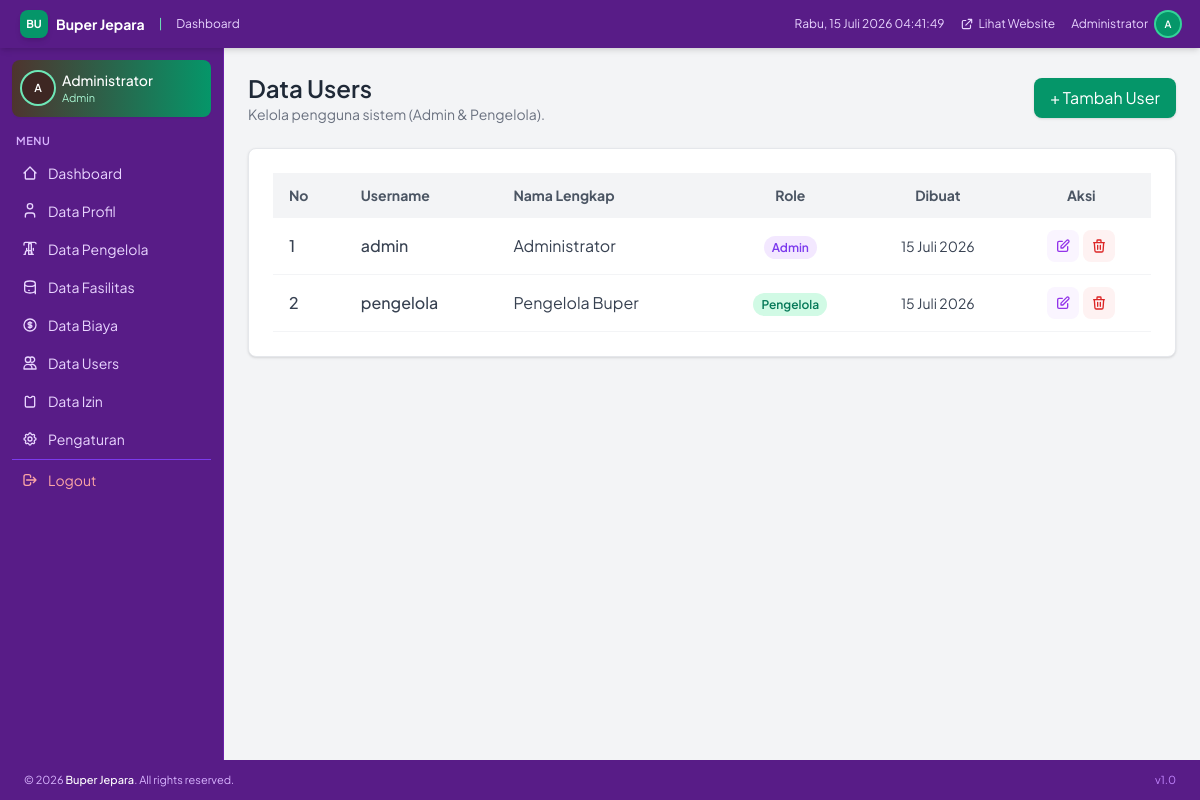
The app's page /dashboard/users.php (signed in) with its own data.
### tables this page shows
CREATE TABLE `pengaturan` (
  `id` INT AUTO_INCREMENT PRIMARY KEY,
  `nama_pengaturan` VARCHAR(100) NOT NULL UNIQUE,
  `nilai` TEXT,
  `keterangan` VARCHAR(255),
  `updated_at` TIMESTAMP DEFAULT CURRENT_TIMESTAMP ON UPDATE CURRENT_TIMESTAMP
);

CREATE TABLE `users` (
  `id` INT AUTO_INCREMENT PRIMARY KEY,
  `username` VARCHAR(50) NOT NULL UNIQUE,
  `password` VARCHAR(255) NOT NULL,
  `nama_lengkap` VARCHAR(100) NOT NULL,
  `role` ENUM('admin','pengelola') NOT NULL DEFAULT 'pengelola',
  `foto` VARCHAR(255) DEFAULT NULL,
  `created_at` TIMESTAMP DEFAULT CURRENT_TIMESTAMP
);

### config/functions.php (called while the page is built, shortened)
<?php
function formatTanggal($tanggal) {
    $bulan = [
        1  => 'Januari', 'Februari', 'Maret', 'April', 'Mei', 'Juni',
        'Juli', 'Agustus', 'September', 'Oktober', 'November', 'Desember'
    ];
    $t = new DateTime($tanggal);
    $d = $t->format('d');
    $m = (int) $t->format('m');
    $y = $t->format('Y');
    return "$d $bulan[$m] $y";
}
function e($data) {
    return htmlspecialchars($data ?? '', ENT_QUOTES, 'UTF-8');
}
function getPengaturan($conn, $key) {
    $key = mysqli_real_escape_string($conn, $key);
    $q = mysqli_query($conn, "SELECT nilai FROM pengaturan WHERE nama_pengaturan='$key' LIMIT 1");
    $r = mysqli_fetch_assoc($q);
    return $r['nilai'] ?? '';
}
?>

### dashboard/users.php (the view, shortened to what this page needs)
<?php
require_once __DIR__ . '/../config/koneksi.php';
include __DIR__ . '/header.php';
include __DIR__ . '/sidebar.php';
$q = mysqli_query($conn, "SELECT * FROM users ORDER BY created_at ASC");
$daftar = [];
while ($row = mysqli_fetch_assoc($q)) $daftar[] = $row;
?>
<main class="flex-1 p-6 bg-gray-100 overflow-y-auto">
    <div class="flex justify-between items-center mb-6">
        <div>
            <h1 class="text-2xl font-semibold text-gray-800">Data Users</h1>
            <p class="text-sm text-gray-500">Kelola pengguna sistem (Admin & Pengelola).</p>
        </div>
        <button onclick="openAddModal()" class="bg-emerald-600 text-white px-4 py-2 rounded-lg shadow hover:bg-emerald-700 transition-colors">
            + Tambah User
        </button>
    </div>
    <div class="bg-white rounded-lg shadow p-6 border border-gray-200">
        <div class="overflow-x-auto">
            <table class="min-w-full table-auto">
                <thead>
                    <tr class="bg-gray-100 text-gray-600 text-sm leading-normal">
                        <th class="py-3 px-4 text-left">No</th>
                        <th class="py-3 px-4 text-left">Username</th>
                        <th class="py-3 px-4 text-left">Nama Lengkap</th>
                        <th class="py-3 px-4 text-center">Role</th>
                        <th class="py-3 px-4 text-center">Dibuat</th>
                        <th class="py-3 px-4 text-center">Aksi</th>
                    </tr>
                </thead>
                <tbody class="text-gray-700">
                    <?php foreach ($daftar as $i => $row): ?>
                    <tr class="border-b border-gray-100 hover:bg-gray-50">
                        <td class="py-3 px-4 font-medium"><?= e($i + 1) ?></td>
                        <td class="py-3 px-4 font-medium"><?= e($row['username']) ?></td>
                        <td class="py-3 px-4"><?= e($row['nama_lengkap']) ?></td>
                        <td class="py-3 px-4 text-center">
                            <?php if ($row['role'] === 'admin'): ?>
                                <span class="px-2 py-1 text-xs font-semibold rounded-full bg-purple-100 text-purple-700">Admin</span>
                            <?php else: ?>
                                <span class="px-2 py-1 text-xs font-semibold rounded-full bg-emerald-100 text-emerald-700">Pengelola</span>
                            <?php endif; ?>
                        </td>
                        <td class="py-3 px-4 text-center text-sm"><?= e(formatTanggal($row['created_at'])) ?></td>
                        <td class="py-3 px-4 text-center">
                            <div class="flex items-center justify-center gap-1">
                                <button onclick='openEditModal(<?= json_encode($row) ?>)' class="inline-flex items-center justify-center w-8 h-8 rounded-lg bg-purple-50 text-purple-600 hover:bg-purple-100 transition" title="Edit">
                                    <svg xmlns="http://www.w3.org/2000/svg" class="h-4 w-4" fill="none" viewBox="0 0 24 24" stroke="currentColor" stroke-width="2"><path stroke-linecap="round" stroke-linejoin="round" d="M11 5H6a2 2 0 00-2 2v11a2 2 0 002 2h11a2 2 0 002-2v-5m-1.414-9.414a2 2 0 112.828 2.828L11.828 15H9v-2.828l8.586-8.586z"/></svg>
                                </button>
                                <button onclick="deleteUser(<?= e($row['id']) ?>)" class="inline-flex items-center justify-center w-8 h-8 rounded-lg bg-red-50 text-red-600 hover:bg-red-100 transition" title="Hapus">
                                    <svg xmlns="http://www.w3.org/2000/svg" class="h-4 w-4" fill="none" viewBox="0 0 24 24" stroke="currentColor" stroke-width="2"><path stroke-linecap="round" stroke-linejoin="round" d="M19 7l-.867 12.142A2 2 0 0116.138 21H7.862a2 2 0 01-1.995-1.858L5 7m5 4v6m4-6v6m1-10V4a1 1 0 00-1-1h-4a1 1 0 00-1 1v3M4 7h16"/></svg>
                                </button>
                            </div>
                        </td>
                    </tr>
                    <?php endforeach; ?>
                </tbody>
            </table>
        </div>
    </div>
</main>
<?php include __DIR__ . '/footer.php'; ?>

### dashboard/header.php (shortened to what this page needs)
<?php
$nama = $_SESSION['nama_lengkap'] ?? '';
$initials = '';
if (!empty($nama)) {
    $parts = explode(' ', $nama);
    foreach ($parts as $p) $initials .= strtoupper($p[0] ?? '');
    $initials = substr($initials, 0, 2);
}
$logoDashboard = getPengaturan($conn, 'logo');
$namaWebsiteHeader = getPengaturan($conn, 'nama_website') ?: 'Buper Jepara';
?>
<!DOCTYPE html>
<html lang="id">
<head>
    <script src="https://cdn.tailwindcss.com"></script>
    <link rel="stylesheet" href="../assets/css/dashboard.css">
</head>
<body class="h-screen bg-gray-50 flex flex-col overflow-hidden">
<nav class="sticky top-0 z-50 bg-purple-900 text-white shadow-md px-5 py-2.5 flex items-center justify-between flex-shrink-0">
    <div class="flex items-center gap-2">
        <a href="index.php" class="flex items-center gap-2">
            <?php if (!empty($logoDashboard)): ?>
                <img src="../<?= e($logoDashboard) ?>" alt="Logo" class="w-7 h-7 object-contain">
            <?php else: ?>
                <div class="w-7 h-7 bg-emerald-600 rounded-lg flex items-center justify-center text-white font-bold text-[11px] shadow-md">BU</div>
            <?php endif; ?>
            <span class="text-sm font-bold text-white"><?= e($namaWebsiteHeader) ?></span>
        </a>
        <span class="text-emerald-300 mx-1.5 text-xs">|</span>
        <span class="text-xs text-purple-200">Dashboard</span>
    </div>
    <div class="flex items-center gap-4">
        <span id="clockDisplay" class="text-xs text-purple-200 hidden md:inline"></span>
        <a href="../index.php" target="_blank" class="text-xs text-purple-200 hover:text-emerald-300 transition flex items-center gap-1">
            <svg xmlns="http://www.w3.org/2000/svg" class="h-3.5 w-3.5" fill="none" viewBox="0 0 24 24" stroke="currentColor" stroke-width="2"><path stroke-linecap="round" stroke-linejoin="round" d="M10 6H6a2 2 0 00-2 2v10a2 2 0 002 2h10a2 2 0 002-2v-4M14 4h6m0 0v6m0-6L10 14"/></svg>
            Lihat Website
        </a>
        <div class="relative" id="userDropdown">
            <button onclick="toggleDropdown()" class="flex items-center gap-2 text-xs text-purple-200 hover:text-white transition cursor-pointer">
                <span class="hidden sm:inline"><?= e($nama) ?></span>
                <div class="w-6 h-6 rounded-full bg-emerald-600 flex items-center justify-center text-white text-[10px] font-semibold ring-2 ring-emerald-400 flex-shrink-0"><?= e($initials) ?></div>
            </button>
        </div>
    </div>
</nav>
<div class="flex flex-1 overflow-hidden">

### dashboard/footer.php (shortened to what this page needs)
<?php
$namaWebsiteFooter = getPengaturan($conn, 'nama_website') ?: 'Buper Jepara';
?>
</div>
<footer class="bg-purple-900 text-purple-300 text-[11px] px-6 py-3 flex items-center justify-between">
    <span>&copy; <?= date('Y') ?> <span class="text-white font-medium"><?= e($namaWebsiteFooter) ?></span>. All rights reserved.</span>
    <span class="text-purple-400">v1.0</span>
</footer>
</body>
</html>

### dashboard/header.php (style rules this page uses)
body { font-family: 'Plus Jakarta Sans', sans-serif; margin: 0; }
* { box-sizing: border-box; }

### records on screen
pengaturan: nilai "Buper Jepara"
users: username "admin", nama_lengkap "Administrator", role "Admin", created_at "15 Juli 2026"
users: username "pengelola", nama_lengkap "Pengelola Buper", role "Pengelola", created_at "15 Juli 2026"

### other values on screen
$nama "Administrator"
$initials "A"
$role "Admin"
